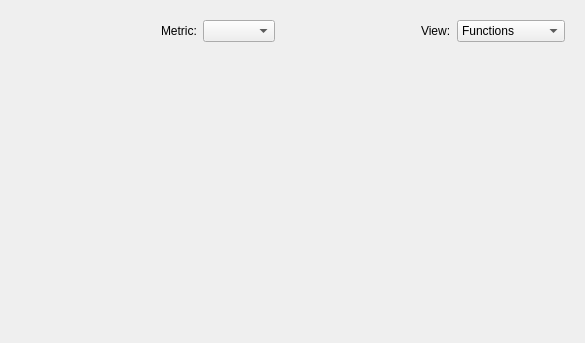
<?xml version="1.0" encoding="UTF-8"?>
<ui version="4.0">
 <class>PerformanceDataMetricView</class>
 <widget class="QWidget" name="PerformanceDataMetricView">
  <property name="geometry">
   <rect>
    <x>0</x>
    <y>0</y>
    <width>585</width>
    <height>343</height>
   </rect>
  </property>
  <property name="windowTitle">
   <string>Form</string>
  </property>
  <layout class="QVBoxLayout" name="verticalLayout">
   <item>
    <widget class="QFrame" name="frame_TopSelector">
     <property name="sizePolicy">
      <sizepolicy hsizetype="Preferred" vsizetype="Fixed">
       <horstretch>0</horstretch>
       <verstretch>0</verstretch>
      </sizepolicy>
     </property>
     <property name="minimumSize">
      <size>
       <width>0</width>
       <height>40</height>
      </size>
     </property>
     <property name="maximumSize">
      <size>
       <width>16777215</width>
       <height>40</height>
      </size>
     </property>
     <property name="frameShape">
      <enum>QFrame::NoFrame</enum>
     </property>
     <property name="frameShadow">
      <enum>QFrame::Plain</enum>
     </property>
     <layout class="QHBoxLayout" name="horizontalLayout" stretch="1,0,0,1,0,0">
      <item>
       <spacer name="horizontalSpacer_TopSelector_Left">
        <property name="orientation">
         <enum>Qt::Horizontal</enum>
        </property>
        <property name="sizeHint" stdset="0">
         <size>
          <width>63</width>
          <height>17</height>
         </size>
        </property>
       </spacer>
      </item>
      <item>
       <widget class="QLabel" name="label_SelectMetric">
        <property name="text">
         <string>Metric:</string>
        </property>
       </widget>
      </item>
      <item>
       <widget class="QComboBox" name="comboBox_MetricSelection">
        <property name="toolTip">
         <string>Select the metric to view in the table</string>
        </property>
        <property name="sizeAdjustPolicy">
         <enum>QComboBox::AdjustToContents</enum>
        </property>
       </widget>
      </item>
      <item>
       <spacer name="horizontalSpacer_TopSelector_Right">
        <property name="orientation">
         <enum>Qt::Horizontal</enum>
        </property>
        <property name="sizeHint" stdset="0">
         <size>
          <width>63</width>
          <height>17</height>
         </size>
        </property>
       </spacer>
      </item>
      <item>
       <widget class="QLabel" name="label_SelectView">
        <property name="text">
         <string>View:</string>
        </property>
       </widget>
      </item>
      <item>
       <widget class="QComboBox" name="comboBox_ViewSelection">
        <property name="toolTip">
         <string>Select the metric view type</string>
        </property>
        <property name="sizeAdjustPolicy">
         <enum>QComboBox::AdjustToContents</enum>
        </property>
        <item>
         <property name="text">
          <string>Functions</string>
         </property>
        </item>
        <item>
         <property name="text">
          <string>Statements</string>
         </property>
        </item>
        <item>
         <property name="text">
          <string>LinkedObjects</string>
         </property>
        </item>
        <item>
         <property name="text">
          <string>Loops</string>
         </property>
        </item>
       </widget>
      </item>
     </layout>
    </widget>
   </item>
   <item>
    <widget class="QWidget" name="widget_ViewStack" native="true"/>
   </item>
  </layout>
 </widget>
 <resources/>
 <connections/>
</ui>
